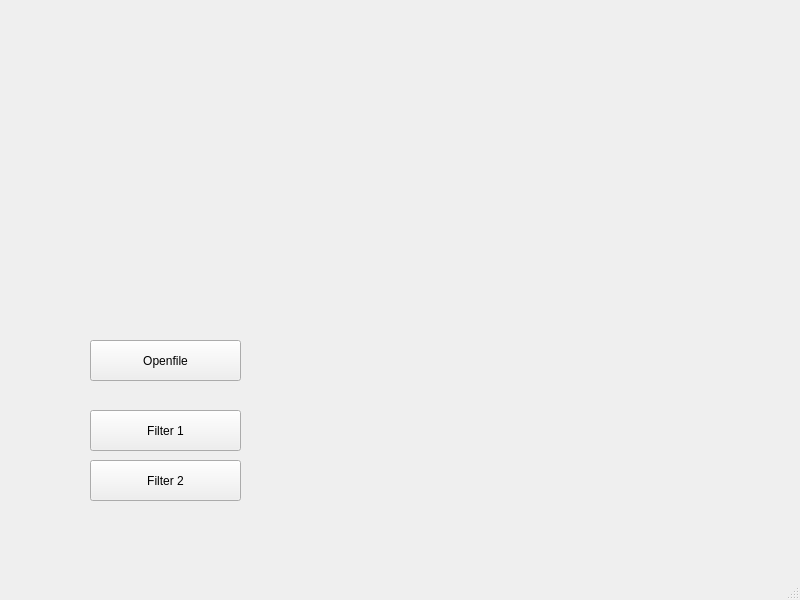
<?xml version="1.0" encoding="UTF-8"?>
<ui version="4.0">
 <class>MainWindow</class>
 <widget class="QMainWindow" name="MainWindow">
  <property name="geometry">
   <rect>
    <x>0</x>
    <y>0</y>
    <width>800</width>
    <height>600</height>
   </rect>
  </property>
  <property name="windowTitle">
   <string>MainWindow</string>
  </property>
  <widget class="QWidget" name="centralwidget">
   <widget class="QPushButton" name="pushButton">
    <property name="geometry">
     <rect>
      <x>90</x>
      <y>340</y>
      <width>151</width>
      <height>41</height>
     </rect>
    </property>
    <property name="text">
     <string>Openfile</string>
    </property>
   </widget>
   <widget class="QLabel" name="label">
    <property name="geometry">
     <rect>
      <x>10</x>
      <y>10</y>
      <width>381</width>
      <height>211</height>
     </rect>
    </property>
    <property name="text">
     <string/>
    </property>
    <property name="alignment">
     <set>Qt::AlignCenter</set>
    </property>
   </widget>
   <widget class="QLabel" name="label_2">
    <property name="geometry">
     <rect>
      <x>400</x>
      <y>300</y>
      <width>321</width>
      <height>221</height>
     </rect>
    </property>
    <property name="text">
     <string/>
    </property>
   </widget>
   <widget class="QPushButton" name="pushButton_2">
    <property name="geometry">
     <rect>
      <x>90</x>
      <y>410</y>
      <width>151</width>
      <height>41</height>
     </rect>
    </property>
    <property name="text">
     <string>Filter 1</string>
    </property>
   </widget>
   <widget class="QPushButton" name="pushButton_3">
    <property name="geometry">
     <rect>
      <x>90</x>
      <y>460</y>
      <width>151</width>
      <height>41</height>
     </rect>
    </property>
    <property name="text">
     <string>Filter 2</string>
    </property>
   </widget>
  </widget>
  <widget class="QMenuBar" name="menubar">
   <property name="geometry">
    <rect>
     <x>0</x>
     <y>0</y>
     <width>800</width>
     <height>21</height>
    </rect>
   </property>
  </widget>
  <widget class="QStatusBar" name="statusbar"/>
 </widget>
 <resources/>
 <connections/>
</ui>
